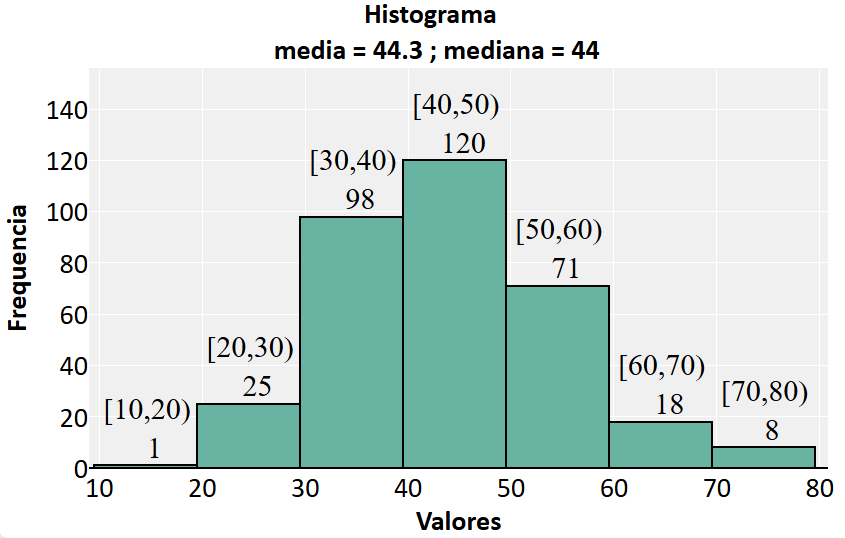

Reproduce this figure in R.

#######################################
#######################################
##                                   ##
##   QUEBRAS DEFINIDAS MANUALMENTE   ##
##                                   ##
#######################################
#######################################

library(plotly)

# Dados
dados = data.frame(Valores = c(59, 59, 55, 35, 38, 36, 44, 38, 37, 54, 36, 55, 39, 41, 52, 26, 44, 57, 51, 38, 46, 29, 34, 40, 58, 42, 58, 45, 39, 47, 42, 50, 44, 36, 58, 35, 48, 35, 38, 35, 40, 41, 31, 43, 51, 39, 29, 51, 44, 29, 35, 30, 51, 59, 49, 60, 21, 35, 49, 42, 51, 26, 40, 66, 52, 35, 46, 48, 49, 47, 42, 57, 39, 47, 32, 33, 35, 39, 43, 38, 52, 54, 69, 35, 46, 36, 33, 38, 38, 35, 43, 38, 31, 29, 48, 51, 30, 59, 49, 59, 68, 47, 42, 40, 55, 49, 59, 27, 51, 70, 40, 37, 38, 45, 46, 33, 39, 44, 45, 39, 57, 70, 36, 49, 48, 35, 51, 44, 42, 45, 48, 58, 45, 36, 59, 56, 36, 45, 33, 33, 48, 38, 44, 48, 56, 45, 59, 46, 48, 47, 66, 41, 55, 35, 55, 52, 63, 51, 70, 47, 48, 52, 39, 43, 75, 27, 58, 52, 19, 61, 41, 35, 46, 39, 58, 24, 70, 35, 42, 36, 44, 37, 57, 71, 35, 43, 48, 44, 35, 46, 43, 21, 58, 43, 49, 38, 39, 39, 34, 43, 48, 46, 61, 29, 50, 50, 44, 35, 34, 32, 38, 40, 48, 62, 47, 36, 57, 42, 42, 50, 41, 30, 50, 35, 35, 28, 46, 25, 50, 48, 29, 48, 49, 31, 45, 33, 51, 37, 30, 31, 40, 50, 49, 43, 37, 60, 50, 53, 38, 35, 42, 41, 35, 48, 44, 52, 28, 46, 56, 47, 32, 62, 43, 48, 22, 50, 31, 23, 47, 31, 43, 75, 39, 24, 51, 39, 43, 55, 40, 38, 51, 43, 41, 39, 34, 42, 66, 43, 68, 43, 61, 24, 51, 36, 49, 48, 58, 46, 46, 37, 44, 29, 53, 60, 55, 38, 50, 26, 33, 24, 39, 34, 37, 47, 48, 66, 39, 45, 44, 38, 45, 51, 47, 56, 67, 40, 48, 43, 55, 42, 50, 28, 34, 49, 30, 25, 58, 66, 35, 72, 50))
x = dados$Valores

# === QUEBRAS DEFINIDAS MANUALMENTE === #
quebras = seq(from = 10, to = 80, by = 10) # Set number of breaks
if(max(quebras) == max(x)){quebras = c(quebras, max(x) + unique(diff(quebras)))} else {quebras = quebras}

# Rotulo
tab = table(cut(x, breaks = quebras, include.lowest = FALSE, right = FALSE))
rotulo = paste(names(tab), " </br> </br> ", as.numeric(tab), sep = "")
m = 0 ; for(i in 1:length(rotulo)) m[i] = mean(as.numeric(unlist(strsplit(trimws(x = gsub(pattern = '[^[:alnum:] ]' , replacement = " " , x = names(tab)))[i], " "))))
nbinsx = length(tab) # TALVEZ SEJA NECESSARIO DEFINIR MANUALMENTE. CHECAR O RESULTADO FINAL.

# Atributos dos eixos
ax = list(title =  list(text = "<b>Valores</b>",
                          font = list(family = "Calibri", size = 28, color = 'black') # DEFINE TAMANHO E A COR DO ROTULO DO EIXO
                          ),
          tickfont = list(family = "Calibri", size = 28, color = "black"),
          showticklabels = TRUE, # PODEM OCORRER CASOS EM QUE SEJA MELHOR OMITIR
          range = c(0.9 * min(quebras), 1.01 * max(quebras)),
          autotick = F,
          tickmode = "array",
          tickvals = quebras,
          zerolinecolor = 'rgb(255, 255, 255)',
          zerolinewidth = 2,
          gridcolor = 'rgb(255, 255, 255)'
          )
ay = list(title =  list(text = "<b>Frequencia</b>",
                          font = list(family = "Calibri", size = 28, color = 'black') # DEFINE TAMANHO E A COR DO ROTULO DO EIXO
                          ),
          tickfont = list(family = "Calibri", size = 28, color = "black"),
          range = c(0, max(tab) * 1.3),  # NECESSARIO DEFINIR MANUALMENTE
          zerolinecolor = 'rgb(0, 0, 0)',
          zerolinewidth = 2,
          gridcolor = 'rgb(255, 255, 255)'
          )
# Histograma
titulo = paste("<b>Histograma </br> </br> media = ", round(mean(x), 1), " ; mediana = ", median(x), "</b>", sep = "")
plot_ly() %>%
add_text(x = m,
         y = as.numeric(tab),
         text = rotulo,
         textfont = list(family = "sans serif", size = 30, color = toRGB("black")),
         textposition = "top center",
         hoverinfo = "none",
         name = ''
         ) %>%
add_histogram(x = x,
              marker = list(color = "#69b3a2", line = list(color = "black", width = 2)),
              nbinsx = nbinsx,
              name = ''
              ) %>%
layout(plot_bgcolor = 'rgb(240, 240, 240)',
       title = list(text = titulo, font = list(family = "Calibri", size = 28, color = 'black')),
       xaxis = ax,
       yaxis = ay,
       hoverlabel = list(font = list(family = "Calibri", size = 32, color = 'white')),
       margin = list(autoexpand = FALSE, t = 90, l = 90, r = 40, b = 70), 
       showlegend = FALSE)
